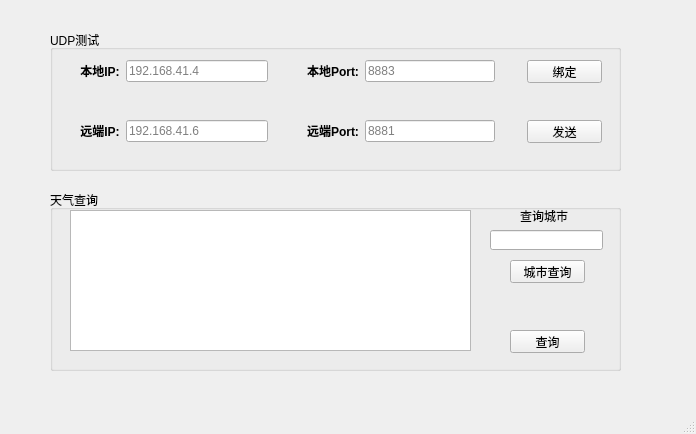
<?xml version="1.0" encoding="UTF-8"?>
<ui version="4.0">
 <class>MainWindow</class>
 <widget class="QMainWindow" name="MainWindow">
  <property name="windowModality">
   <enum>Qt::NonModal</enum>
  </property>
  <property name="geometry">
   <rect>
    <x>0</x>
    <y>0</y>
    <width>696</width>
    <height>434</height>
   </rect>
  </property>
  <property name="windowTitle">
   <string>DX测试</string>
  </property>
  <widget class="QWidget" name="centralwidget">
   <widget class="QGroupBox" name="groupBox_UDP">
    <property name="geometry">
     <rect>
      <x>50</x>
      <y>30</y>
      <width>571</width>
      <height>141</height>
     </rect>
    </property>
    <property name="title">
     <string>UDP测试</string>
    </property>
    <property name="flat">
     <bool>false</bool>
    </property>
    <property name="checkable">
     <bool>false</bool>
    </property>
    <widget class="QWidget" name="layoutWidget">
     <property name="geometry">
      <rect>
       <x>30</x>
       <y>30</y>
       <width>188</width>
       <height>22</height>
      </rect>
     </property>
     <layout class="QHBoxLayout" name="horizontalLayout">
      <item>
       <widget class="QLabel" name="label">
        <property name="text">
         <string>&lt;html&gt;&lt;head/&gt;&lt;body&gt;&lt;p align=&quot;center&quot;&gt;&lt;span style=&quot; font-weight:600;&quot;&gt;本地IP:&lt;/span&gt;&lt;/p&gt;&lt;/body&gt;&lt;/html&gt;</string>
        </property>
       </widget>
      </item>
      <item>
       <widget class="QLineEdit" name="lineEdit_Local_IP">
        <property name="placeholderText">
         <string>192.168.41.4</string>
        </property>
       </widget>
      </item>
     </layout>
    </widget>
    <widget class="QPushButton" name="pushButton_udpSend">
     <property name="geometry">
      <rect>
       <x>477</x>
       <y>90</y>
       <width>75</width>
       <height>23</height>
      </rect>
     </property>
     <property name="text">
      <string>发送</string>
     </property>
    </widget>
    <widget class="QWidget" name="layoutWidget_2">
     <property name="geometry">
      <rect>
       <x>30</x>
       <y>90</y>
       <width>188</width>
       <height>22</height>
      </rect>
     </property>
     <layout class="QHBoxLayout" name="horizontalLayout_4">
      <item>
       <widget class="QLabel" name="label_4">
        <property name="text">
         <string>&lt;html&gt;&lt;head/&gt;&lt;body&gt;&lt;p align=&quot;center&quot;&gt;&lt;span style=&quot; font-weight:600;&quot;&gt;远端IP:&lt;/span&gt;&lt;/p&gt;&lt;/body&gt;&lt;/html&gt;</string>
        </property>
       </widget>
      </item>
      <item>
       <widget class="QLineEdit" name="lineEdit_Remote_IP">
        <property name="text">
         <string/>
        </property>
        <property name="placeholderText">
         <string>192.168.41.6</string>
        </property>
       </widget>
      </item>
     </layout>
    </widget>
    <widget class="QWidget" name="layoutWidget_3">
     <property name="geometry">
      <rect>
       <x>257</x>
       <y>90</y>
       <width>188</width>
       <height>22</height>
      </rect>
     </property>
     <layout class="QHBoxLayout" name="horizontalLayout_5">
      <item>
       <widget class="QLabel" name="label_5">
        <property name="text">
         <string>&lt;html&gt;&lt;head/&gt;&lt;body&gt;&lt;p align=&quot;center&quot;&gt;&lt;span style=&quot; font-weight:600;&quot;&gt;远端Port:&lt;/span&gt;&lt;/p&gt;&lt;/body&gt;&lt;/html&gt;</string>
        </property>
       </widget>
      </item>
      <item>
       <widget class="QLineEdit" name="lineEdit_Remote_Port">
        <property name="placeholderText">
         <string>8881</string>
        </property>
       </widget>
      </item>
     </layout>
    </widget>
    <widget class="QWidget" name="layoutWidget">
     <property name="geometry">
      <rect>
       <x>257</x>
       <y>30</y>
       <width>188</width>
       <height>22</height>
      </rect>
     </property>
     <layout class="QHBoxLayout" name="horizontalLayout_2">
      <item>
       <widget class="QLabel" name="label_2">
        <property name="text">
         <string>&lt;html&gt;&lt;head/&gt;&lt;body&gt;&lt;p align=&quot;center&quot;&gt;&lt;span style=&quot; font-weight:600;&quot;&gt;本地Port:&lt;/span&gt;&lt;/p&gt;&lt;/body&gt;&lt;/html&gt;</string>
        </property>
       </widget>
      </item>
      <item>
       <widget class="QLineEdit" name="lineEdit_Local_Port">
        <property name="placeholderText">
         <string>8883</string>
        </property>
       </widget>
      </item>
     </layout>
    </widget>
    <widget class="QPushButton" name="pushButton_bing">
     <property name="geometry">
      <rect>
       <x>477</x>
       <y>30</y>
       <width>75</width>
       <height>23</height>
      </rect>
     </property>
     <property name="text">
      <string>绑定</string>
     </property>
    </widget>
   </widget>
   <widget class="QGroupBox" name="groupBox_Weather">
    <property name="geometry">
     <rect>
      <x>50</x>
      <y>190</y>
      <width>571</width>
      <height>181</height>
     </rect>
    </property>
    <property name="title">
     <string>天气查询</string>
    </property>
    <widget class="QTextEdit" name="textEdit_Weather">
     <property name="geometry">
      <rect>
       <x>20</x>
       <y>20</y>
       <width>401</width>
       <height>141</height>
      </rect>
     </property>
    </widget>
    <widget class="QPushButton" name="pushButton_Weather_Check">
     <property name="geometry">
      <rect>
       <x>460</x>
       <y>140</y>
       <width>75</width>
       <height>23</height>
      </rect>
     </property>
     <property name="text">
      <string>查询</string>
     </property>
    </widget>
    <widget class="QLineEdit" name="lineEdit_Weather_City">
     <property name="geometry">
      <rect>
       <x>440</x>
       <y>40</y>
       <width>113</width>
       <height>20</height>
      </rect>
     </property>
    </widget>
    <widget class="QLabel" name="label_3">
     <property name="geometry">
      <rect>
       <x>470</x>
       <y>20</y>
       <width>54</width>
       <height>12</height>
      </rect>
     </property>
     <property name="text">
      <string>查询城市</string>
     </property>
    </widget>
    <widget class="QPushButton" name="pushButton_City_Check">
     <property name="geometry">
      <rect>
       <x>460</x>
       <y>70</y>
       <width>75</width>
       <height>23</height>
      </rect>
     </property>
     <property name="text">
      <string>城市查询</string>
     </property>
    </widget>
   </widget>
  </widget>
  <widget class="QMenuBar" name="menubar">
   <property name="geometry">
    <rect>
     <x>0</x>
     <y>0</y>
     <width>696</width>
     <height>23</height>
    </rect>
   </property>
  </widget>
  <widget class="QStatusBar" name="statusbar"/>
 </widget>
 <resources/>
 <connections/>
</ui>
